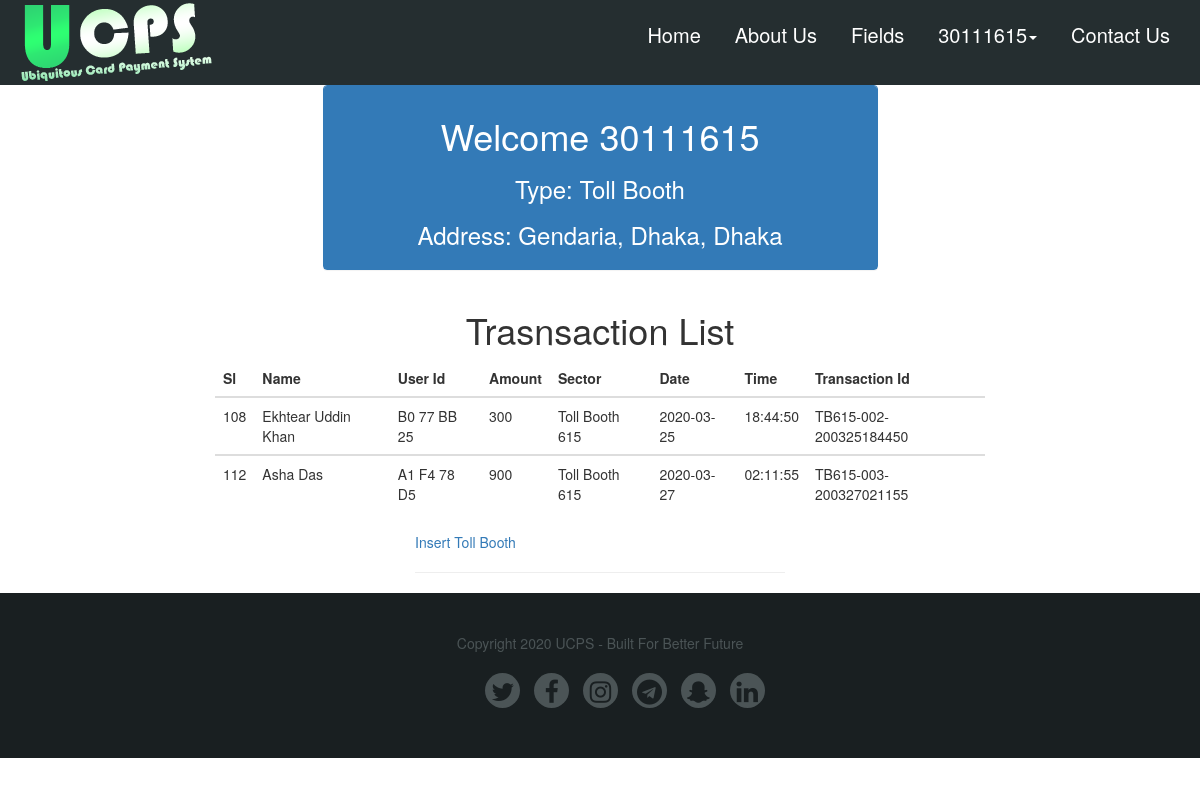
Page /Webpage/vendor_profile.php (signed in) on the earlier database version.
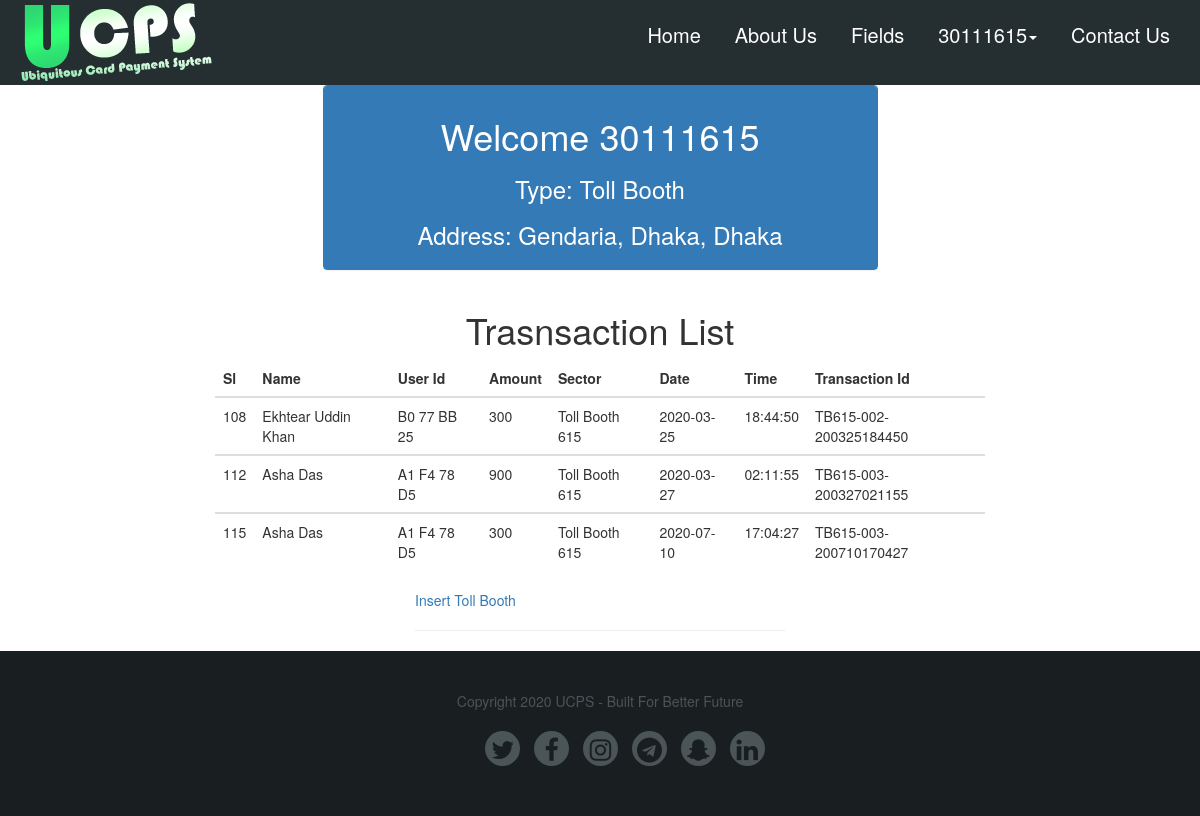
Same page on the later database version.
### tables this page shows
CREATE TABLE `vendors` (
  `id` int(10) NOT NULL,
  `Field` varchar(20) NOT NULL,
  `Thana` varchar(20) NOT NULL,
  `District` varchar(50) NOT NULL,
  `Division` varchar(50) NOT NULL,
  `username` int(10) NOT NULL,
  `password` varchar(50) NOT NULL
);

CREATE TABLE `transactions` (
  `sl` int(10) NOT NULL,
  `u_id` varchar(12) NOT NULL,
  `u_Name` varchar(50) NOT NULL,
  `Amount` int(10) NOT NULL,
  `trx_field` varchar(20) NOT NULL,
  `Date` date NOT NULL,
  `Time` time NOT NULL,
  `trx_id` varchar(25) NOT NULL
);

### Webpage/vendor_profile.php (the view, shortened to what this page needs)
<?php
include 'connection.php';
$name = $_SESSION["username"];
$resultu = "SELECT * FROM vendors U where U.username = '".$name."' ";
$resultu = mysqli_query($conn, $resultu);
$wid = substr($name,-3);
if($wid>=1 && $wid<200){
$id = "Recharge Center ".$wid;
}
else if($wid>=200 && $wid<400){
$id = "Parking Lot ".$wid;
}
else if($wid>=400 && $wid<600){
$id = "Filling Station ".$wid;
}
else if($wid>=600 && $wid<800){
$id = "Toll Booth ".$wid;
}
else{
$id = "Toll Booth ".$wid;
}
$result = "SELECT * FROM transactions T where T.trx_field LIKE '".$id."'";
$result = mysqli_query($conn, $result);
?>
<!DOCTYPE html>
<html lang="en">
<head>
    <link rel="stylesheet" href="https://maxcdn.bootstrapcdn.com/bootstrap/3.3.7/css/bootstrap.min.css">
    <link href="https://maxcdn.bootstrapcdn.com/font-awesome/4.7.0/css/font-awesome.min.css" rel="stylesheet">
    <link rel="stylesheet" href="css/profilePageStyle.css">
</head>
<body>
    <?php include 'Header.php'; ?>
    <?php  $resu = mysqli_fetch_array($resultu); ?>
    <div class="container" id="top">
        <div class="row">
            <div class="col-xs-12 col-sm-3 col-md-3 col-lg-3"></div>
            <div class="col-xs-12 col-sm-6 col-md-6 col-lg-6">
                <div class="panel panel-primary">
                    <div class="panel-heading">
                        <center>
                            <h1>Welcome <?php echo $resu['username'];?>
                            </h1>
                            <h3>Type: <?php echo $resu['Field'];?></h3>
                            <h3>Address: <?php echo $resu['Thana'];?>, <?php echo $resu['District'];?>, <?php echo $resu['Division'];?></h3>
                        </center>
                    </div>
                </div>
            </div>
            <div class="col-xs-12 col-sm-3 col-md-3 col-lg-3"></div>
        </div>
    </div>
    <div class="container-fluid" id="tab">
        <div class="row">
            <div class="col-md-2"></div>
            <div class="col-md-8">
                <h1>Trasnsaction List</h1>
                <table class="table table-hover">
                    <thead>
                        <tr>
                            <th>Sl</th>
                            <th>Name</th>
                            <th>User Id</th>
                            <th>Amount</th>
                            <th>Sector</th>
                            <th>Date</th>
                            <th>Time</th>
                            <th>Transaction Id</th>
                        </tr>
                    </thead>
                    <?php
                    while($res = mysqli_fetch_array($result)) {
                    ?>
                    <tbody>
                        <tr>
                            <td>
                                <?php echo $res['sl']; ?>
                            </td>
                            <td>
                                <?php echo $res['u_Name']; ?>
                            </td>
                            <td>
                                <?php echo $res['u_id']; ?>
                            </td>
                            <td>
                                <?php echo $res['Amount'];?>
                            </td>
                            <td>
                                <?php echo $res['trx_field']; ?>
                            </td>
                            <td>
                                <?php echo $res['Date']; ?>
                            </td>
                            <td>
                                <?php echo $res['Time'];?>
                            </td>
                            <td>
                                <?php echo $res['trx_id'];?>
                            </td>
                        </tr>
                    </tbody>
                    <?php
                    }
                    ?>
                </table>
            </div>
            <div class="col-md-2"></div>
        </div>
    </div>
    <div class="container-fluid" id="top">
        <div class="row">
            <div class="col-xs-12 col-sm-3 col-md-3 col-lg-4"></div>
            <div class="col-xs-12 col-sm-6 col-md-6 col-lg-4">
                <?php
                        if($wid>=1 && $wid<200){?> <a href="insert_card-recharge.php">Insert Card Recharge</a>
                <?php    }
                        else if($wid>=200 && $wid<400){
                            ?> <a href="insert_parking-lot.php">Insert Parking Lot</a>
                <?php   }
                        else if($wid>=400 && $wid<600){
                          ?> <a href="insert_Filling-station.php">Insert Filling Station</a>
                <?php
                        }
                        else if($wid>=600 && $wid<800){
                            ?> <a href="insert_toll-booth.php">Insert Toll Booth</a>
                <?php
                        }
                        ?>
                <hr>
            </div>
            <div class="col-xs-12 col-sm-3 col-md-3 col-lg-4"></div>
        </div>
    </div>
    <?php include 'Footer.php'; ?>
</body>
</html>

### Webpage/Header.php (shortened to what this page needs)
<!DOCTYPE html>
<html>
<head>
    <link rel="stylesheet" href="https://maxcdn.bootstrapcdn.com/bootstrap/3.3.7/css/bootstrap.min.css">
    <link href="https://maxcdn.bootstrapcdn.com/font-awesome/4.7.0/css/font-awesome.min.css" rel="stylesheet">
    <link rel="stylesheet" href="css/HeaderFooterStyle.css"> </head>
<body>
    <div class="container-fluid" id="header">
        <div class="row">
            <div class="col-md-4">
                <div class="logo">
                    <a href="index.php"><img src="img/logoTop.png" alt="LOGO" width="200px"></a>
                </div>
            </div>
            <div class="col-md-8">
                <div class="menu">
                    <ul>
                        <li><a href="index.php">Home</a></li>
                        <li><a href="index.php#about_us">About Us</a></li>
                        <li><a href="index.php#portfolio">Fields</a></li>
                        <?php
                    if(empty($_SESSION["username"])){?>
                            <li class="dropdown"> <a class="dropdown-toggle" data-toggle="dropdown" href="#">Sign In <span class="caret"></span></a>
                                <ul class="dropdown-menu">
                                    <li><a href="login_customer.php">Customer Sign In</a></li>
                                    <li><a href="login_vendor.php">Vendor Sign In</a></li>
                                </ul>
                            </li>
                            <?php }
                     else{?>
                                <li class="dropdown">
                                    <a href="#" class="dropdown-toggle" data-toggle="dropdown">
                                        <?php echo $_SESSION["username"] ?><span class="caret"></span> </a>
                                </li>
                                <?php } ?>
                                    <li><a href="Contact.php">Contact Us</a></li>
                    </ul>
                </div>
            </div>
        </div>
    </div>
</body>

### Webpage/Footer.php (shortened to what this page needs)
<!DOCTYPE html>
<html lang="en">
<head>
    <link rel="stylesheet" href="https://maxcdn.bootstrapcdn.com/bootstrap/3.3.7/css/bootstrap.min.css">
    <link href="https://maxcdn.bootstrapcdn.com/font-awesome/4.7.0/css/font-awesome.min.css" rel="stylesheet">
    <link rel="stylesheet" href="css/HeaderFooterStyle.css"> </head>
<body>
    <div class="container-fluid footer">
        <div class="row">
            <p>Copyright 2020 UCPS - Built For Better Future</p>
        </div>
        <div class="row">
            <div class="sites">
                <ul>
                    <li><a href="#"><i class="fa fa-twitter"></i></a></li>
                    <li><a href="#"><i class="fa fa-facebook"></i></a></li>
                    <li><a href="#"><i class="fa fa-instagram"></i></a></li>
                    <li><a href="#"><i class="fa fa-telegram"></i></a></li>
                    <li><a href="#"><i class="fa fa-snapchat-ghost"></i></a></li>
                    <li><a href="#"><i class="fa fa-linkedin"></i></a></li>
                </ul>
            </div>
        </div>
    </div>
</body>

### Webpage/css/profilePageStyle.css (style rules this page uses)
body { position: relative; }
body h1 { text-align: center; }
* { box-sizing: border-box }

### Webpage/css/HeaderFooterStyle.css (style rules this page uses)
#header { background: #252e30; }
#header .menu { height: 70px; }
#header .menu ul { float: right; background: #252e30; }
#header .menu ul li { display: inline; }
#header .menu ul li a { text-decoration: none; display: inline-block; color: white; transition: .8s; padding: 0px 15px; font-size: 20px; line-height: 70px; }
.footer { background: #191f21; color: #4b5456; text-align: center; }
.footer p { margin-top: 40px; margin-bottom: 20px; }
.footer .sites { margin-bottom: 50px; }
.footer .sites ul li { background: #4b5456; display: inline-block; height: 35px; width: 35px; margin-left: 10px; border-radius: 50%; }
.footer .sites ul li a { text-decoration: none; display: inline-block; color: #191f21; transition: .8s; font-size: 25px; }

Differences in the rows shown:
added transactions: sl "115", u_Name "Asha Das", u "A1 F4 78 D5", Amount "300", trx_field "Toll Booth 615", Date "2020-07-10", Time "17:04:27", trx "TB615-003-200710170427"
